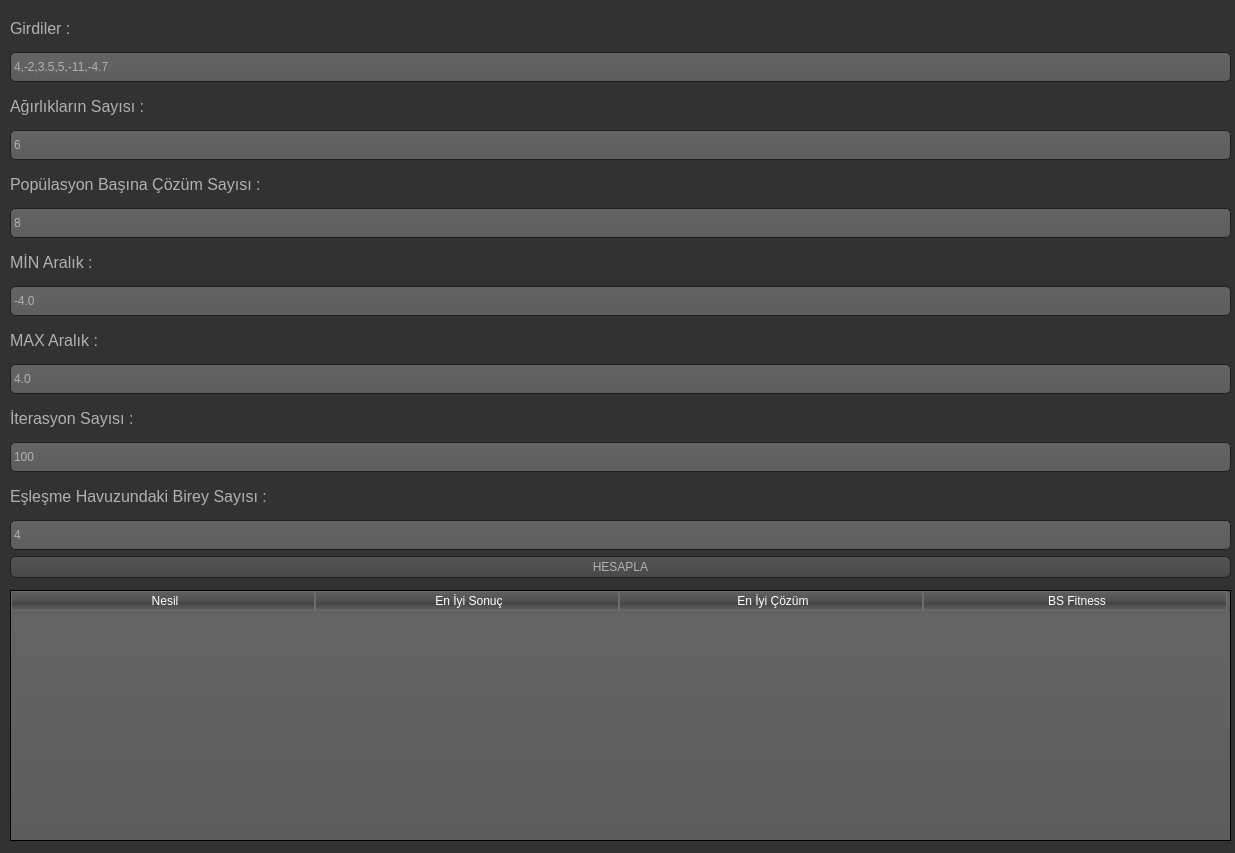
<?xml version="1.0" encoding="UTF-8"?>
<ui version="4.0">
 <class>MainWindow</class>
 <widget class="QMainWindow" name="MainWindow">
  <property name="geometry">
   <rect>
    <x>0</x>
    <y>0</y>
    <width>1235</width>
    <height>853</height>
   </rect>
  </property>
  <property name="maximumSize">
   <size>
    <width>1235</width>
    <height>16777215</height>
   </size>
  </property>
  <property name="windowTitle">
   <string>MainWindow</string>
  </property>
  <property name="styleSheet">
   <string notr="true">QToolTip
{
     border: 1px solid black;
     background-color: #ffa02f;
     padding: 1px;
     border-radius: 3px;
     opacity: 100;
}

QWidget
{
    color: #b1b1b1;
    background-color: #323232;
}

QWidget:item:hover
{
    background-color: QLinearGradient( x1: 0, y1: 0, x2: 0, y2: 1, stop: 0 #ffa02f, stop: 1 #ca0619);
    color: #000000;
}

QWidget:item:selected
{
    background-color: QLinearGradient( x1: 0, y1: 0, x2: 0, y2: 1, stop: 0 #ffa02f, stop: 1 #d7801a);
}

QMenuBar::item
{
    background: transparent;
}

QMenuBar::item:selected
{
    background: transparent;
    border: 1px solid #ffaa00;
}

QMenuBar::item:pressed
{
    background: #444;
    border: 1px solid #000;
    background-color: QLinearGradient(
        x1:0, y1:0,
        x2:0, y2:1,
        stop:1 #212121,
        stop:0.4 #343434/*,
        stop:0.2 #343434,
        stop:0.1 #ffaa00*/
    );
    margin-bottom:-1px;
    padding-bottom:1px;
}

QMenu
{
    border: 1px solid #000;
}

QMenu::item
{
    padding: 2px 20px 2px 20px;
}

QMenu::item:selected
{
    color: #000000;
}

QWidget:disabled
{
    color: #404040;
    background-color: #323232;
}

QAbstractItemView
{
    background-color: QLinearGradient( x1: 0, y1: 0, x2: 0, y2: 1, stop: 0 #4d4d4d, stop: 0.1 #646464, stop: 1 #5d5d5d);
}

QWidget:focus
{
    /*border: 2px solid QLinearGradient( x1: 0, y1: 0, x2: 0, y2: 1, stop: 0 #ffa02f, stop: 1 #d7801a);*/
}

QLineEdit
{
    background-color: QLinearGradient( x1: 0, y1: 0, x2: 0, y2: 1, stop: 0 #4d4d4d, stop: 0 #646464, stop: 1 #5d5d5d);
    padding: 1px;
    border-style: solid;
    border: 1px solid #1e1e1e;
    border-radius: 5;
}

QPushButton
{
    color: #b1b1b1;
    background-color: QLinearGradient( x1: 0, y1: 0, x2: 0, y2: 1, stop: 0 #565656, stop: 0.1 #525252, stop: 0.5 #4e4e4e, stop: 0.9 #4a4a4a, stop: 1 #464646);
    border-width: 1px;
    border-color: #1e1e1e;
    border-style: solid;
    border-radius: 6;
    padding: 3px;
    font-size: 12px;
    padding-left: 5px;
    padding-right: 5px;
}

QPushButton:pressed
{
    background-color: QLinearGradient( x1: 0, y1: 0, x2: 0, y2: 1, stop: 0 #2d2d2d, stop: 0.1 #2b2b2b, stop: 0.5 #292929, stop: 0.9 #282828, stop: 1 #252525);
}

QComboBox
{
    selection-background-color: #ffaa00;
    background-color: QLinearGradient( x1: 0, y1: 0, x2: 0, y2: 1, stop: 0 #565656, stop: 0.1 #525252, stop: 0.5 #4e4e4e, stop: 0.9 #4a4a4a, stop: 1 #464646);
    border-style: solid;
    border: 1px solid #1e1e1e;
    border-radius: 5;
}

QComboBox:hover,QPushButton:hover
{
    border: 2px solid QLinearGradient( x1: 0, y1: 0, x2: 0, y2: 1, stop: 0 #ffa02f, stop: 1 #d7801a);
}


QComboBox:on
{
    padding-top: 3px;
    padding-left: 4px;
    background-color: QLinearGradient( x1: 0, y1: 0, x2: 0, y2: 1, stop: 0 #2d2d2d, stop: 0.1 #2b2b2b, stop: 0.5 #292929, stop: 0.9 #282828, stop: 1 #252525);
    selection-background-color: #ffaa00;
}

QComboBox QAbstractItemView
{
    border: 2px solid darkgray;
    selection-background-color: QLinearGradient( x1: 0, y1: 0, x2: 0, y2: 1, stop: 0 #ffa02f, stop: 1 #d7801a);
}

QComboBox::drop-down
{
     subcontrol-origin: padding;
     subcontrol-position: top right;
     width: 15px;

     border-left-width: 0px;
     border-left-color: darkgray;
     border-left-style: solid; /* just a single line */
     border-top-right-radius: 3px; /* same radius as the QComboBox */
     border-bottom-right-radius: 3px;
 }

QComboBox::down-arrow
{
     image: url(:/down_arrow.png);
}

QGroupBox:focus
{
border: 2px solid QLinearGradient( x1: 0, y1: 0, x2: 0, y2: 1, stop: 0 #ffa02f, stop: 1 #d7801a);
}

QTextEdit:focus
{
    border: 2px solid QLinearGradient( x1: 0, y1: 0, x2: 0, y2: 1, stop: 0 #ffa02f, stop: 1 #d7801a);
}

QScrollBar:horizontal {
     border: 1px solid #222222;
     background: QLinearGradient( x1: 0, y1: 0, x2: 0, y2: 1, stop: 0.0 #121212, stop: 0.2 #282828, stop: 1 #484848);
     height: 7px;
     margin: 0px 16px 0 16px;
}

QScrollBar::handle:horizontal
{
      background: QLinearGradient( x1: 0, y1: 0, x2: 1, y2: 0, stop: 0 #ffa02f, stop: 0.5 #d7801a, stop: 1 #ffa02f);
      min-height: 20px;
      border-radius: 2px;
}

QScrollBar::add-line:horizontal {
      border: 1px solid #1b1b19;
      border-radius: 2px;
      background: QLinearGradient( x1: 0, y1: 0, x2: 1, y2: 0, stop: 0 #ffa02f, stop: 1 #d7801a);
      width: 14px;
      subcontrol-position: right;
      subcontrol-origin: margin;
}

QScrollBar::sub-line:horizontal {
      border: 1px solid #1b1b19;
      border-radius: 2px;
      background: QLinearGradient( x1: 0, y1: 0, x2: 1, y2: 0, stop: 0 #ffa02f, stop: 1 #d7801a);
      width: 14px;
     subcontrol-position: left;
     subcontrol-origin: margin;
}

QScrollBar::right-arrow:horizontal, QScrollBar::left-arrow:horizontal
{
      border: 1px solid black;
      width: 1px;
      height: 1px;
      background: white;
}

QScrollBar::add-page:horizontal, QScrollBar::sub-page:horizontal
{
      background: none;
}

QScrollBar:vertical
{
      background: QLinearGradient( x1: 0, y1: 0, x2: 1, y2: 0, stop: 0.0 #121212, stop: 0.2 #282828, stop: 1 #484848);
      width: 7px;
      margin: 16px 0 16px 0;
      border: 1px solid #222222;
}

QScrollBar::handle:vertical
{
      background: QLinearGradient( x1: 0, y1: 0, x2: 0, y2: 1, stop: 0 #ffa02f, stop: 0.5 #d7801a, stop: 1 #ffa02f);
      min-height: 20px;
      border-radius: 2px;
}

QScrollBar::add-line:vertical
{
      border: 1px solid #1b1b19;
      border-radius: 2px;
      background: QLinearGradient( x1: 0, y1: 0, x2: 0, y2: 1, stop: 0 #ffa02f, stop: 1 #d7801a);
      height: 14px;
      subcontrol-position: bottom;
      subcontrol-origin: margin;
}

QScrollBar::sub-line:vertical
{
      border: 1px solid #1b1b19;
      border-radius: 2px;
      background: QLinearGradient( x1: 0, y1: 0, x2: 0, y2: 1, stop: 0 #d7801a, stop: 1 #ffa02f);
      height: 14px;
      subcontrol-position: top;
      subcontrol-origin: margin;
}

QScrollBar::up-arrow:vertical, QScrollBar::down-arrow:vertical
{
      border: 1px solid black;
      width: 1px;
      height: 1px;
      background: white;
}


QScrollBar::add-page:vertical, QScrollBar::sub-page:vertical
{
      background: none;
}

QTextEdit
{
    background-color: #242424;
}

QPlainTextEdit
{
    background-color: #242424;
}

QHeaderView::section
{
    background-color: QLinearGradient(x1:0, y1:0, x2:0, y2:1, stop:0 #616161, stop: 0.5 #505050, stop: 0.6 #434343, stop:1 #656565);
    color: white;
    padding-left: 4px;
    border: 1px solid #6c6c6c;
}

QCheckBox:disabled
{
color: #414141;
}

QDockWidget::title
{
    text-align: center;
    spacing: 3px; /* spacing between items in the tool bar */
    background-color: QLinearGradient(x1:0, y1:0, x2:0, y2:1, stop:0 #323232, stop: 0.5 #242424, stop:1 #323232);
}

QDockWidget::close-button, QDockWidget::float-button
{
    text-align: center;
    spacing: 1px; /* spacing between items in the tool bar */
    background-color: QLinearGradient(x1:0, y1:0, x2:0, y2:1, stop:0 #323232, stop: 0.5 #242424, stop:1 #323232);
}

QDockWidget::close-button:hover, QDockWidget::float-button:hover
{
    background: #242424;
}

QDockWidget::close-button:pressed, QDockWidget::float-button:pressed
{
    padding: 1px -1px -1px 1px;
}

QMainWindow::separator
{
    background-color: QLinearGradient(x1:0, y1:0, x2:0, y2:1, stop:0 #161616, stop: 0.5 #151515, stop: 0.6 #212121, stop:1 #343434);
    color: white;
    padding-left: 4px;
    border: 1px solid #4c4c4c;
    spacing: 3px; /* spacing between items in the tool bar */
}

QMainWindow::separator:hover
{

    background-color: QLinearGradient(x1:0, y1:0, x2:0, y2:1, stop:0 #d7801a, stop:0.5 #b56c17 stop:1 #ffa02f);
    color: white;
    padding-left: 4px;
    border: 1px solid #6c6c6c;
    spacing: 3px; /* spacing between items in the tool bar */
}

QToolBar::handle
{
     spacing: 3px; /* spacing between items in the tool bar */
     background: url(:/images/handle.png);
}

QMenu::separator
{
    height: 2px;
    background-color: QLinearGradient(x1:0, y1:0, x2:0, y2:1, stop:0 #161616, stop: 0.5 #151515, stop: 0.6 #212121, stop:1 #343434);
    color: white;
    padding-left: 4px;
    margin-left: 10px;
    margin-right: 5px;
}

QProgressBar
{
    border: 2px solid grey;
    border-radius: 5px;
    text-align: center;
}

QProgressBar::chunk
{
    background-color: #d7801a;
    width: 2.15px;
    margin: 0.5px;
}

QTabBar::tab {
    color: #b1b1b1;
    border: 1px solid #444;
    border-bottom-style: none;
    background-color: #323232;
    padding-left: 10px;
    padding-right: 10px;
    padding-top: 3px;
    padding-bottom: 2px;
    margin-right: -1px;
}

QTabWidget::pane {
    border: 1px solid #444;
    top: 1px;
}

QTabBar::tab:last
{
    margin-right: 0; /* the last selected tab has nothing to overlap with on the right */
    border-top-right-radius: 3px;
}

QTabBar::tab:first:!selected
{
 margin-left: 0px; /* the last selected tab has nothing to overlap with on the right */


    border-top-left-radius: 3px;
}

QTabBar::tab:!selected
{
    color: #b1b1b1;
    border-bottom-style: solid;
    margin-top: 3px;
    background-color: QLinearGradient(x1:0, y1:0, x2:0, y2:1, stop:1 #212121, stop:.4 #343434);
}

QTabBar::tab:selected
{
    border-top-left-radius: 3px;
    border-top-right-radius: 3px;
    margin-bottom: 0px;
}

QTabBar::tab:!selected:hover
{
    /*border-top: 2px solid #ffaa00;
    padding-bottom: 3px;*/
    border-top-left-radius: 3px;
    border-top-right-radius: 3px;
    background-color: QLinearGradient(x1:0, y1:0, x2:0, y2:1, stop:1 #212121, stop:0.4 #343434, stop:0.2 #343434, stop:0.1 #ffaa00);
}

QRadioButton::indicator:checked, QRadioButton::indicator:unchecked{
    color: #b1b1b1;
    background-color: #323232;
    border: 1px solid #b1b1b1;
    border-radius: 6px;
}

QRadioButton::indicator:checked
{
    background-color: qradialgradient(
        cx: 0.5, cy: 0.5,
        fx: 0.5, fy: 0.5,
        radius: 1.0,
        stop: 0.25 #ffaa00,
        stop: 0.3 #323232
    );
}

QCheckBox::indicator{
    color: #b1b1b1;
    background-color: #323232;
    border: 1px solid #b1b1b1;
    width: 9px;
    height: 9px;
}

QRadioButton::indicator
{
    border-radius: 6px;
}

QRadioButton::indicator:hover, QCheckBox::indicator:hover
{
    border: 1px solid #ffaa00;
}

QCheckBox::indicator:checked
{
    image:url(:/images/checkbox.png);
}

QCheckBox::indicator:disabled, QRadioButton::indicator:disabled
{
    border: 1px solid #444;
}</string>
  </property>
  <property name="toolButtonStyle">
   <enum>Qt::ToolButtonIconOnly</enum>
  </property>
  <widget class="QWidget" name="centralwidget">
   <widget class="QTableWidget" name="sonucTablo">
    <property name="geometry">
     <rect>
      <x>10</x>
      <y>590</y>
      <width>1221</width>
      <height>251</height>
     </rect>
    </property>
    <property name="textElideMode">
     <enum>Qt::ElideNone</enum>
    </property>
    <property name="wordWrap">
     <bool>false</bool>
    </property>
    <attribute name="horizontalHeaderCascadingSectionResizes">
     <bool>false</bool>
    </attribute>
    <attribute name="horizontalHeaderDefaultSectionSize">
     <number>304</number>
    </attribute>
    <attribute name="horizontalHeaderMinimumSectionSize">
     <number>49</number>
    </attribute>
    <attribute name="horizontalHeaderShowSortIndicator" stdset="0">
     <bool>false</bool>
    </attribute>
    <attribute name="horizontalHeaderStretchLastSection">
     <bool>false</bool>
    </attribute>
    <attribute name="verticalHeaderVisible">
     <bool>false</bool>
    </attribute>
    <attribute name="verticalHeaderCascadingSectionResizes">
     <bool>false</bool>
    </attribute>
    <attribute name="verticalHeaderDefaultSectionSize">
     <number>38</number>
    </attribute>
    <attribute name="verticalHeaderMinimumSectionSize">
     <number>31</number>
    </attribute>
    <attribute name="verticalHeaderShowSortIndicator" stdset="0">
     <bool>false</bool>
    </attribute>
    <attribute name="verticalHeaderStretchLastSection">
     <bool>false</bool>
    </attribute>
    <column>
     <property name="text">
      <string>Nesil</string>
     </property>
    </column>
    <column>
     <property name="text">
      <string>En İyi Sonuç</string>
     </property>
    </column>
    <column>
     <property name="text">
      <string>En İyi Çözüm</string>
     </property>
    </column>
    <column>
     <property name="text">
      <string>BS Fitness</string>
     </property>
    </column>
   </widget>
   <widget class="QWidget" name="layoutWidget">
    <property name="geometry">
     <rect>
      <x>10</x>
      <y>10</y>
      <width>1221</width>
      <height>568</height>
     </rect>
    </property>
    <layout class="QVBoxLayout" name="verticalLayout_11">
     <item>
      <layout class="QVBoxLayout" name="verticalLayout_2">
       <item>
        <widget class="QLabel" name="label_8">
         <property name="font">
          <font>
           <pointsize>12</pointsize>
          </font>
         </property>
         <property name="text">
          <string>Girdiler :</string>
         </property>
        </widget>
       </item>
       <item>
        <widget class="QLineEdit" name="girdilerEdit">
         <property name="minimumSize">
          <size>
           <width>0</width>
           <height>30</height>
          </size>
         </property>
         <property name="text">
          <string>4,-2,3.5,5,-11,-4.7</string>
         </property>
        </widget>
       </item>
      </layout>
     </item>
     <item>
      <layout class="QVBoxLayout" name="verticalLayout_5">
       <item>
        <widget class="QLabel" name="label_11">
         <property name="font">
          <font>
           <pointsize>12</pointsize>
          </font>
         </property>
         <property name="text">
          <string>Ağırlıkların Sayısı :</string>
         </property>
        </widget>
       </item>
       <item>
        <widget class="QLineEdit" name="agirlikEdit">
         <property name="minimumSize">
          <size>
           <width>0</width>
           <height>30</height>
          </size>
         </property>
         <property name="text">
          <string>6</string>
         </property>
        </widget>
       </item>
      </layout>
     </item>
     <item>
      <layout class="QVBoxLayout" name="verticalLayout_6">
       <item>
        <widget class="QLabel" name="label_12">
         <property name="font">
          <font>
           <pointsize>12</pointsize>
          </font>
         </property>
         <property name="text">
          <string>Popülasyon Başına Çözüm Sayısı :</string>
         </property>
        </widget>
       </item>
       <item>
        <widget class="QLineEdit" name="populasyonEdit">
         <property name="minimumSize">
          <size>
           <width>0</width>
           <height>30</height>
          </size>
         </property>
         <property name="text">
          <string>8</string>
         </property>
        </widget>
       </item>
      </layout>
     </item>
     <item>
      <layout class="QVBoxLayout" name="verticalLayout_7">
       <item>
        <widget class="QLabel" name="label_13">
         <property name="font">
          <font>
           <pointsize>12</pointsize>
          </font>
         </property>
         <property name="text">
          <string>MİN Aralık :</string>
         </property>
        </widget>
       </item>
       <item>
        <widget class="QLineEdit" name="minEdit">
         <property name="minimumSize">
          <size>
           <width>0</width>
           <height>30</height>
          </size>
         </property>
         <property name="text">
          <string>-4.0</string>
         </property>
        </widget>
       </item>
      </layout>
     </item>
     <item>
      <layout class="QVBoxLayout" name="verticalLayout_8">
       <item>
        <widget class="QLabel" name="label_14">
         <property name="font">
          <font>
           <pointsize>12</pointsize>
          </font>
         </property>
         <property name="text">
          <string>MAX Aralık :</string>
         </property>
        </widget>
       </item>
       <item>
        <widget class="QLineEdit" name="maxEdit">
         <property name="minimumSize">
          <size>
           <width>0</width>
           <height>30</height>
          </size>
         </property>
         <property name="text">
          <string>4.0</string>
         </property>
        </widget>
       </item>
      </layout>
     </item>
     <item>
      <layout class="QVBoxLayout" name="verticalLayout_9">
       <item>
        <widget class="QLabel" name="label_15">
         <property name="font">
          <font>
           <pointsize>12</pointsize>
          </font>
         </property>
         <property name="text">
          <string>İterasyon Sayısı :</string>
         </property>
        </widget>
       </item>
       <item>
        <widget class="QLineEdit" name="iterasyonEdit">
         <property name="minimumSize">
          <size>
           <width>0</width>
           <height>30</height>
          </size>
         </property>
         <property name="text">
          <string>100</string>
         </property>
        </widget>
       </item>
      </layout>
     </item>
     <item>
      <layout class="QVBoxLayout" name="verticalLayout_10">
       <item>
        <widget class="QLabel" name="label_16">
         <property name="font">
          <font>
           <pointsize>12</pointsize>
          </font>
         </property>
         <property name="text">
          <string>Eşleşme Havuzundaki Birey Sayısı :</string>
         </property>
        </widget>
       </item>
       <item>
        <widget class="QLineEdit" name="havuzEdit">
         <property name="minimumSize">
          <size>
           <width>0</width>
           <height>30</height>
          </size>
         </property>
         <property name="text">
          <string>4</string>
         </property>
        </widget>
       </item>
      </layout>
     </item>
     <item>
      <widget class="QPushButton" name="hesaplButon">
       <property name="text">
        <string>HESAPLA</string>
       </property>
      </widget>
     </item>
    </layout>
   </widget>
  </widget>
 </widget>
 <resources/>
 <connections/>
</ui>
